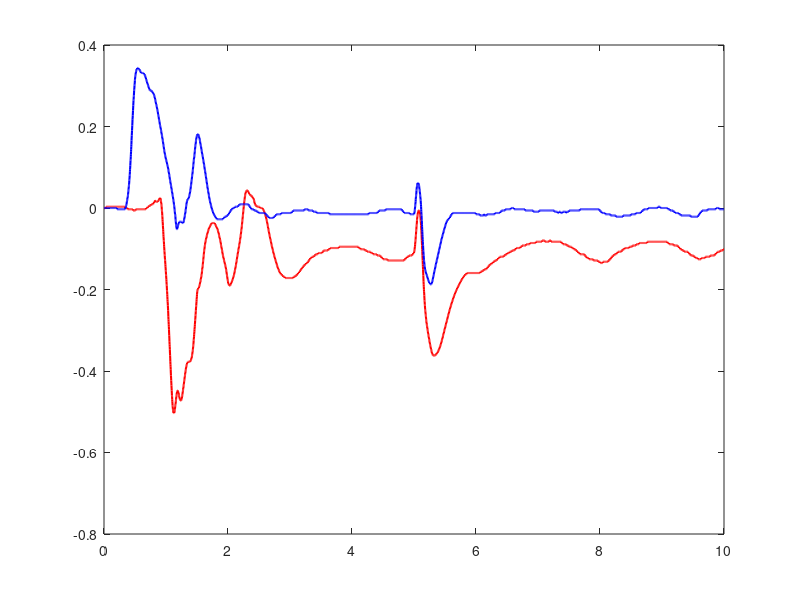

The MATLAB source for this figure: (Note: this script raises an error after producing the figure.)
%% load file
% caso1 = load('Oboe_projects-Andrea-s_Branch/caso1.mat');
% caso2 = load('Oboe_projects-Andrea-s_Branch/caso2.mat');
% caso3 = load('Oboe_projects-Andrea-s_Branch/caso3.mat');
caso4 = load('Oboe_projects-Andrea-s_Branch/caso4.mat');
caso5 = load('Oboe_projects-Andrea-s_Branch/caso5.mat');
% caso6 = load('Oboe_projects-Andrea-s_Branch/caso6.mat');
% caso7 = load('Oboe_projects-Andrea-s_Branch/caso7.mat');
% caso8 = load('Oboe_projects-Andrea-s_Branch/caso8.mat');
% caso9 = load('Oboe_projects-Andrea-s_Branch/caso9.mat');
% caso10 = load('Oboe_projects-Andrea-s_Branch/caso10.mat');
% caso11 = load('Oboe_projects-Andrea-s_Branch/caso11.mat');
% caso12 = load('Oboe_projects-Andrea-s_Branch/caso12.mat');
% caso13 = load('Oboe_projects-Andrea-s_Branch/caso13.mat');
% caso14 = load('Oboe_projects-Andrea-s_Branch/caso14.mat');
% caso15 = load('Oboe_projects-Andrea-s_Branch/caso15.mat');
% caso16 = load('Oboe_projects-Andrea-s_Branch/caso16.mat');
% caso17 = load('Oboe_projects-Andrea-s_Branch/caso17.mat');
% caso18 = load('Oboe_projects-Andrea-s_Branch/caso18.mat');
fprintf('COMMENTI detti durante il laboratorio: \n')
disp('caso 4: GOOD ! --> ROBUSTO + tiene la posizione ');
disp('caso 5: GOOD ! --> meglio del caso 4 FORSE ');


%% Plot figure
%% caso 2) posizione theta
figure(1)
set(gcf,'Position',[100 100 600 600])
% fontsize(gcf,scale=1.3)
grid on
hLine1=plot(caso4.simulazione_out.time,caso4.simulazione_out.signals.values(:,1),...
    'LineStyle','-',...
    'LineWidth',1.5,...
    'Color', 'r');
hold on 
hLine=plot(caso5.simulazione_out.time,caso5.simulazione_out.signals.values(:,1),...
    'LineStyle','-',...
    'LineWidth',1.5,...
    'Color', 'b');

hLine.Color(4)=1;
hLine1.Color(4)=1;

hold off
xlabel("$t$ [s]",'Interpreter',"latex",'FontSize',20) 
ylabel("$\theta$ [rad]",'Interpreter',"latex",'FontSize',20) 
legend('${{\theta}_{caso\, 4}}$','${{\theta}_{caso\, 5}}$','interpreter','latex','FontSize',22, 'Location','southwest')
fontsize(gca,scale=1.3)
xlim([0 15])
axis tight


%% caso 2) posizione alpha
figure(2)
set(gcf,'Position',[100 100 600 600])
% fontsize(gcf,scale=1.3)
grid on
hLine1=plot(caso4.simulazione_out.time,caso4.simulazione_out.signals.values(:,2),...
    'LineStyle','-',...
    'LineWidth',1.5,...
    'Color', 'r');
hold on 
hLine=plot(caso5.simulazione_out.time,caso5.simulazione_out.signals.values(:,2),...
    'LineStyle','-',...
    'LineWidth',1.5,...
    'Color', 'b');

hLine.Color(4)=1;
hLine1.Color(4)=1;

hold off
xlabel("$t$ [s]",'Interpreter',"latex",'FontSize',20) 
ylabel("$\alpha$ [rad]",'Interpreter',"latex",'FontSize',20) 
legend('${{\alpha}_{caso\, 4}}$','${{\alpha}_{caso\, 5}}$','interpreter','latex','FontSize',22, 'Location','southwest')
fontsize(gca,scale=1.3)
xlim([0 15])
axis tight

%% caso 2) velocità theta
figure(3)
set(gcf,'Position',[100 100 600 600])
% fontsize(gcf,scale=1.3)
grid on
hLine1=plot(caso4.simulazione_out.time,caso4.simulazione_out.signals.values(:,3),...
    'LineStyle','-',...
    'LineWidth',1.5,...
    'Color', 'r');
hold on 
hLine=plot(caso5.simulazione_out.time,caso5.simulazione_out.signals.values(:,3),...
    'LineStyle','-',...
    'LineWidth',1.5,...
    'Color', 'b');

hLine.Color(4)=1;
hLine1.Color(4)=1;

hold off
xlabel("$t$ [s]",'Interpreter',"latex",'FontSize',20) 
ylabel("$\dot{\theta}$ [rad/s]",'Interpreter',"latex",'FontSize',20) 
legend('${\dot{\theta}_{caso\, 4}}$','${\dot{\theta}_{caso\, 5}}$','interpreter','latex','FontSize',22, 'Location','southwest')
fontsize(gca,scale=1.3)
xlim([0 15])
axis tight

%% caso 2) velocità alpha
figure(4)
set(gcf,'Position',[100 100 600 600])
% fontsize(gcf,scale=1.3)
grid on
hLine1=plot(caso4.simulazione_out.time,caso4.simulazione_out.signals.values(:,4),...
    'LineStyle','-',...
    'LineWidth',1.5,...
    'Color', 'r');
hold on 
hLine=plot(caso5.simulazione_out.time,caso5.simulazione_out.signals.values(:,4),...
    'LineStyle','-',...
    'LineWidth',1.5,...
    'Color', 'b');


hLine.Color(4)=1;
hLine1.Color(4)=1;

hold off
xlabel("$t$ [s]",'Interpreter',"latex",'FontSize',20) 
ylabel("$\dot{\alpha}$ [rad/s]",'Interpreter',"latex",'FontSize',20) 
legend('${\dot{\alpha}_{caso\, 4}}$','${\dot{\alpha}_{caso\, 5}}$','interpreter','latex','FontSize',22, 'Location','southwest')
fontsize(gca,scale=1.3)
xlim([0 15])
axis tight
